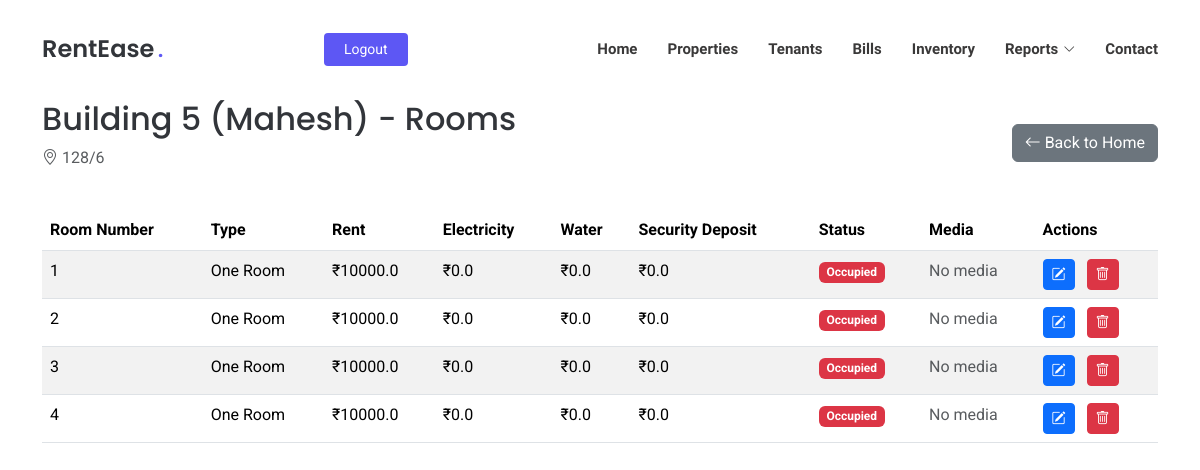
Page /view-rooms/10 (signed in) on the committed database.
### tables this page shows
CREATE TABLE properties
                 (id INTEGER PRIMARY KEY AUTOINCREMENT,
                  name TEXT NOT NULL,
                  address TEXT NOT NULL,
                  user_id INTEGER NOT NULL,
                  FOREIGN KEY (user_id) REFERENCES users (id));

CREATE TABLE tenants
                 (id INTEGER PRIMARY KEY AUTOINCREMENT,
                  name TEXT NOT NULL,
                  property_id INTEGER NOT NULL,
                  room_id INTEGER NOT NULL,
                  phone_number TEXT NOT NULL,
                  move_in_date DATE NOT NULL,
                  police_verification TEXT, email TEXT, move_out_date DATE,
                  FOREIGN KEY (property_id) REFERENCES properties (id),
                  FOREIGN KEY (room_id) REFERENCES rooms (id));

CREATE TABLE rooms
                 (id INTEGER PRIMARY KEY AUTOINCREMENT,
                  property_id INTEGER NOT NULL,
                  room_config_id INTEGER NOT NULL,
                  room_number INTEGER NOT NULL, media_url TEXT, is_available BOOLEAN DEFAULT TRUE,
                  FOREIGN KEY (property_id) REFERENCES properties (id),
                  FOREIGN KEY (room_config_id) REFERENCES room_configurations (id));

CREATE TABLE room_configurations
                 (id INTEGER PRIMARY KEY AUTOINCREMENT,
                  property_id INTEGER NOT NULL,
                  room_type TEXT NOT NULL,
                  room_count INTEGER NOT NULL,
                  rent REAL NOT NULL,
                  electricity_charge REAL NOT NULL,
                  water_charge REAL NOT NULL,
                  security_deposit REAL NOT NULL,
                  FOREIGN KEY (property_id) REFERENCES properties (id));

### app/routes.py (the view)
@app.route('/view-rooms/<int:property_id>')
def view_rooms(property_id):
    if 'user_id' not in session:
        flash('Please login to access this page', 'warning')
        return redirect(url_for('login'))
    conn = get_db()
    c = conn.cursor()
    property_data = c.execute('''
        SELECT * FROM properties
        WHERE id = ? AND user_id = ?
    ''', (property_id, session['user_id'])).fetchone()
    if not property_data:
        conn.close()
        flash('Property not found or unauthorized', 'danger')
        return redirect(url_for('list_properties'))
    rooms = c.execute('''
        SELECT r.*, rc.*,
               t.name as current_tenant_name,
               t.move_in_date as tenant_move_in_date,
               t.move_out_date as tenant_move_out_date,
               r.is_available
        FROM rooms r
        LEFT JOIN room_configurations rc ON r.room_config_id = rc.id
        LEFT JOIN tenants t ON r.id = t.room_id AND t.move_out_date IS NULL
        WHERE r.property_id = ?
        ORDER BY r.room_number
    ''', (property_id,)).fetchall()
    room_configs = c.execute('''
        SELECT * FROM room_configurations
        WHERE property_id = ?
        ORDER BY room_type
    ''', (property_id,)).fetchall()
    formatted_rooms = []
    for room in rooms:
        formatted_room = {
            'id': room['id'],
            'room_number': room['room_number'],
            'room_type': room['room_type'],
            'rent': room['rent'],
            'electricity_charge': room['electricity_charge'],
            'water_charge': room['water_charge'],
            'security_deposit': room['security_deposit'],
            'is_occupied': not room['is_available'],
            'current_tenant': {
                'name': room['current_tenant_name'],
                'move_in_date': room['tenant_move_in_date'],
                'move_out_date': room['tenant_move_out_date']
            } if room['current_tenant_name'] else None
        }
        formatted_rooms.append(formatted_room)
    conn.close()
    return render_template('view_rooms.html', property=property_data, rooms=formatted_rooms, room_configs=room_configs)

### app/routes.py (called while the page is built)
def get_db():
    conn = sqlite3.connect('rentease.db')
    conn.row_factory = sqlite3.Row
    return conn

### app/templates/view_rooms.html (shortened to what this page needs)
<!DOCTYPE html>
<html lang="en">
<head>
  <link href="{{ url_for('static', filename='assets/vendor/bootstrap/css/bootstrap.min.css') }}" rel="stylesheet">
  <link href="{{ url_for('static', filename='assets/vendor/bootstrap-icons/bootstrap-icons.css') }}" rel="stylesheet">
  <link href="{{ url_for('static', filename='assets/vendor/aos/aos.css') }}" rel="stylesheet">
  <link href="{{ url_for('static', filename='assets/css/main.css') }}" rel="stylesheet">
</head>
<body class="index-page">
  <header id="header" class="header d-flex align-items-center fixed-top">
    <div class="container position-relative d-flex align-items-center justify-content-between">
      <a href="{{ url_for('index') }}" class="logo d-flex align-items-center me-auto me-xl-0">
        <h1 class="sitename">RentEase</h1><span>.</span>
      </a>
      <nav id="navmenu" class="navmenu">
        <ul>
          <li><a href="{{ url_for('index') }}#hero">Home</a></li>
          <li><a href="{{ url_for('index') }}#properties">Properties</a></li>
          <li><a href="{{ url_for('index') }}#tenants">Tenants</a></li>
          <li><a href="{{ url_for('index') }}#bills">Bills</a></li>
          <li><a href="{{ url_for('index') }}#inventory">Inventory</a></li>
          <li class="dropdown">
            <a href="#"><span>Reports</span> <i class="bi bi-chevron-down toggle-dropdown"></i></a>
          </li>
          <li><a href="{{ url_for('index') }}#contact">Contact</a></li>
        </ul>
      </nav>
      {% if session.get('user_id') %}
        <a class="btn-getstarted" href="{{ url_for('logout') }}">Logout</a>
      {% else %}
        <a class="btn-getstarted me-1" href="{{ url_for('login') }}">Login</a>
        <a class="btn-getstarted" href="{{ url_for('register') }}">Register</a>
      {% endif %}
    </div>
  </header>
  <main class="main" style="margin-top: 100px;">
    <div class="container mt-5">
      <div class="d-flex justify-content-between align-items-center mb-4">
        <div>
          <h2>{{ property[1] }} - Rooms</h2>
          <p class="text-muted"><i class="bi bi-geo-alt"></i> {{ property[2] }}</p>
        </div>
        {% if source == 'properties' %}
        <a href="{{ url_for('my_properties') }}" class="btn btn-secondary">
          <i class="bi bi-arrow-left"></i> Back to Properties
        </a>
        {% else %}
        <a href="{{ url_for('index') }}" class="btn btn-secondary">
          <i class="bi bi-arrow-left"></i> Back to Home
        </a>
        {% endif %}
      </div>
      <div class="table-responsive">
        <table class="table table-striped table-hover">
          <thead>
            <tr>
              <th>Room Number</th>
              <th>Type</th>
              <th>Rent</th>
              <th>Electricity</th>
              <th>Water</th>
              <th>Security Deposit</th>
              <th>Status</th>
              <th>Media</th>
              <th>Actions</th>
            </tr>
          </thead>
          <tbody>
            {% for room in rooms %}
            <tr>
              <td>{{ room.room_number }}</td>
              <td>{{ room.room_type|replace('_', ' ')|title }}</td>
              <td>₹{{ room.rent }}</td>
              <td>₹{{ room.electricity_charge }}</td>
              <td>₹{{ room.water_charge }}</td>
              <td>₹{{ room.security_deposit }}</td>
              <td>
                {% if room.is_occupied %}
                  <span class="badge bg-danger">Occupied</span>
                {% else %}
                  <span class="badge bg-success">Available</span>
                {% endif %}
              </td>
              <td>
                {% if room.media_url %}
                  <a href="{{ room.media_url }}" target="_blank" class="btn btn-info btn-sm">
                    <i class="bi bi-camera-video"></i> View Media
                  </a>
                {% else %}
                  <span class="text-muted">No media</span>
                {% endif %}
              </td>
              <td>
                <button type="button" class="btn btn-primary btn-sm me-2" data-bs-toggle="modal" data-bs-target="#editRoomModal{{ room.id }}">
                  <i class="bi bi-pencil-square"></i>
                </button>
                <button type="button" class="btn btn-danger btn-sm" data-bs-toggle="modal" data-bs-target="#deleteRoomModal{{ room.id }}">
                  <i class="bi bi-trash"></i>
                </button>
              </td>
            </tr>
            {% endfor %}
          </tbody>
        </table>
      </div>
    </div>
  </main>
</body>
</html>

### app/static/assets/css/main.css (style rules this page uses)
:root { --default-font: "Roboto", system-ui, -apple-system, "Segoe UI", Roboto, "Helvetica Neue", Arial, "Noto Sans", "Liberation Sans", sans-serif, "Apple Color Emoji", "Segoe UI Emoji", "Segoe UI Symbol", "Noto Color Emoji"; --heading-font: "Poppins", sans-serif; --nav-font: "Raleway", sans-serif; }
:root { --background-color: #ffffff; --default-color: #212529; --heading-color: #32353a; --accent-color: #5d57f4; --surface-color: #ffffff; --contrast-color: #ffffff; }
:root { --nav-color: #3a3939; --nav-hover-color: #5d57f4; --nav-mobile-background-color: #ffffff; --nav-dropdown-background-color: #ffffff; --nav-dropdown-color: #3a3939; --nav-dropdown-hover-color: #5d57f4; }
:root { scroll-behavior: smooth; }
body { color: var(--default-color); background-color: var(--background-color); font-family: var(--default-font); }
a { color: var(--accent-color); text-decoration: none; transition: 0.3s; }
h1, h2, h3, h4, h5, h6 { color: var(--heading-color); font-family: var(--heading-font); }
.header { --background-color: rgba(255, 255, 255, 0); color: var(--default-color); background-color: var(--background-color); padding: 20px 0; transition: all 0.5s; z-index: 997; }
.header .logo { line-height: 1; }
.header .logo h1 { font-size: 24px; margin: 0; font-weight: 600; color: var(--heading-color); }
.header .logo span { color: var(--accent-color); font-size: 24px; font-weight: 600; padding-left: 3px; }
.header .btn-getstarted, .header .btn-getstarted:focus { color: var(--contrast-color); background: var(--accent-color); font-size: 14px; padding: 8px 26px; margin: 0; border-radius: 4px; transition: 0.3s; }
@media (max-width: 1200px) { .header .logo { order: 1; } }
@media (max-width: 1200px) { .header .btn-getstarted { order: 2; margin: 0 15px 0 0; padding: 6px 20px; } }
@media (max-width: 1200px) { .header .navmenu { order: 3; } }
@media (min-width: 1200px) { .navmenu { padding: 0; } }
@media (min-width: 1200px) { .navmenu ul { margin: 0; padding: 0; display: flex; list-style: none; align-items: center; } }
@media (min-width: 1200px) { .navmenu li { position: relative; } }
@media (min-width: 1200px) { .navmenu a, .navmenu a:focus { color: var(--nav-color); padding: 18px 15px; font-size: 15px; font-family: var(--nav-font); font-weight: 600; display: flex; align-items: center; justify-content: space-between; white-space: nowrap; transition: 0.3s; } }
@media (min-width: 1200px) { .navmenu a i, .navmenu a:focus i { font-size: 12px; line-height: 0; margin-left: 5px; transition: 0.3s; } }
@media (min-width: 1200px) { .navmenu li:last-child a { padding-right: 0; } }

### rows in the picture
properties: name "Building 5 (Mahesh)", address "128/6"
tenants: room_number "1", room_type "One Room", rent "10000.0", electricity_charge "0.0", water_charge "0.0", security_deposit "0.0"
tenants: room_number "2", room_type "One Room", rent "10000.0", electricity_charge "0.0", water_charge "0.0", security_deposit "0.0"
tenants: room_number "3", room_type "One Room", rent "10000.0", electricity_charge "0.0", water_charge "0.0", security_deposit "0.0"
tenants: room_number "4", room_type "One Room", rent "10000.0", electricity_charge "0.0", water_charge "0.0", security_deposit "0.0"
